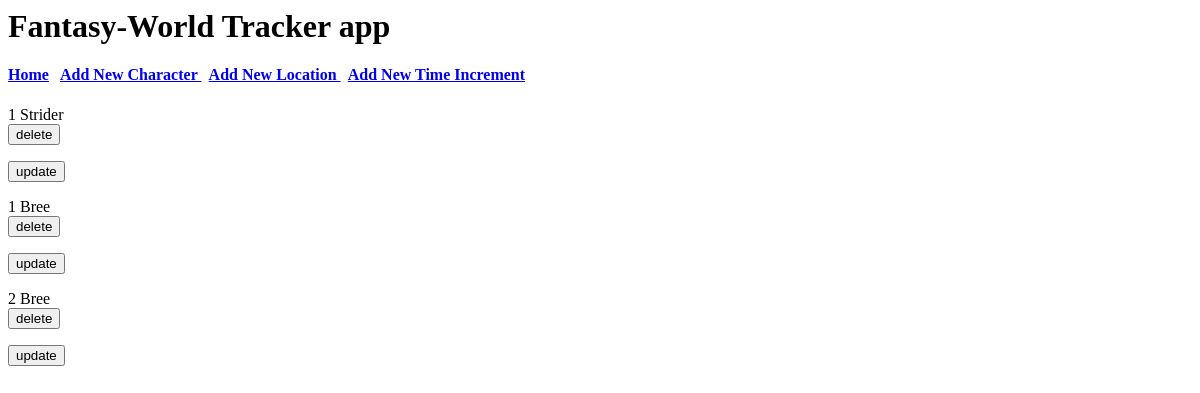
The page /index on the database as committed earlier.
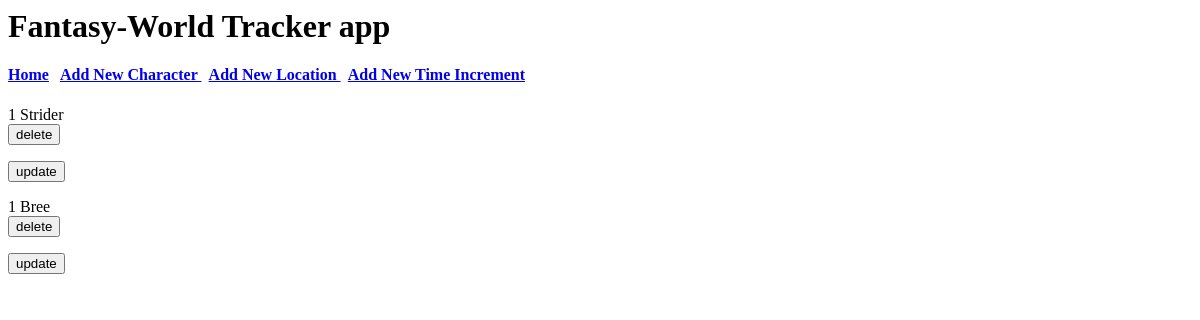
The same page on the database as committed later.
### fwtapp.py (models this page shows)
class Character(db.Model):
    cid = db.Column(db.Integer, primary_key=True)
    cname = db.Column(db.String(50), nullable=False)

class location(db.Model):
    lid = db.Column(db.Integer, primary_key=True)
    lname = db.Column(db.String(50), nullable=False)

### fwtapp.py (the view)
@app.route('/index', methods=["GET", "POST"])
def index():
    cqueryall = Character.query.all()
    lqueryall = location.query.all()
    return render_template('index.html', cqueryall=cqueryall, lqueryall=lqueryall)

### templates/index.html
{% extends "layout.html" %}
{% block body %}
    {% for cname in cqueryall %}
    {{ cname.cid }} {{ cname.cname }}
    <form action="{{ url_for("deletechar", cid=cname.cid ) }}">
        <input type="submit" value="delete"></input>
    </form>
    <form action="{{ url_for("updatechar", cid=cname.cid ) }}">
        <input type="submit" value="update"></input>
    </form>
    {% endfor %}
    {% for lname in lqueryall %}
    {{ lname.lid }} {{ lname.lname }}
        <form action="{{ url_for("deleteloc", lid=lname.lid ) }}">
            <input type="submit" value="delete"></input>
        </form>
        <form action="{{ url_for("updateloc", lid=lname.lid ) }}">
            <input type="submit" value="update"></input>
        </form>
        {% endfor %}
{% endblock body %}

### templates/layout.html (shortened to what this page needs)
<html>
<body>
<h1>Fantasy-World Tracker app</h1>
<h4>
    <a href="{{ url_for('index') }}"> Home</a>
    <a href="{{ url_for('newcharacter') }}">  Add New Character  </a>
    <a href="{{ url_for('newlocation') }}">  Add New Location  </a>
    <a href="{{ url_for('newstage') }}">  Add New Time Increment  </a>
</h4>
{% block body %}
{% endblock body %}
</body>
</html>

Rows that differ between the two databases and show on the page:
removed location: lid "2", lname "Bree"
